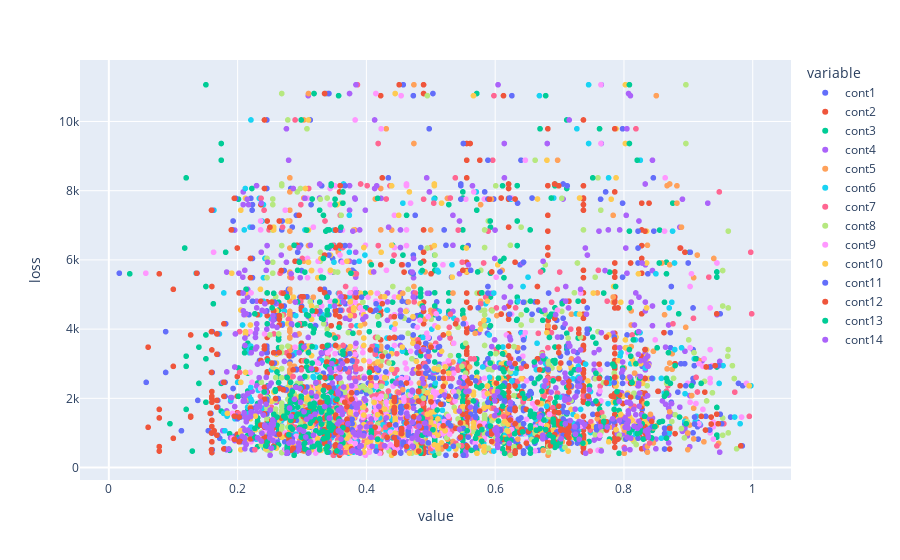

Notebook source saved alongside this figure:
### Markdown cell above
Scatter Plot

### Code cell
fig = go.Figure()
fig = px.scatter(
    data_frame= train_sample_df[CONT_X_Y],
    x= X_CONT,
    y= 'loss',
    render_mode= 'webgl'
)
fig.show()

### Figure 1 — Plotly figure (JSON) as saved in the notebook; plotly's stock layout.template omitted (floating-point values rounded to 4 significant figures; data arrays with more than 128 entries replaced by an {"elided": "..."} marker saying what was removed)
{"data": [{"hovertemplate": "variable=cont1<br>value=%{x}<br>loss=%{y}<extra></extra>", "legendgroup": "cont1", "marker": {"color": "#636efa", "symbol": "circle"}, "mode": "markers", "name": "cont1", "showlegend": true, "type": "scattergl", "x": {"elided": "369 float values"}, "xaxis": "x", "y": {"elided": "369 float values"}, "yaxis": "y"}, {"hovertemplate": "variable=cont2<br>value=%{x}<br>loss=%{y}<extra></extra>", "legendgroup": "cont2", "marker": {"color": "#EF553B", "symbol": "circle"}, "mode": "markers", "name": "cont2", "showlegend": true, "type": "scattergl", "x": {"elided": "369 float values"}, "xaxis": "x", "y": {"elided": "369 float values"}, "yaxis": "y"}, {"hovertemplate": "variable=cont3<br>value=%{x}<br>loss=%{y}<extra></extra>", "legendgroup": "cont3", "marker": {"color": "#00cc96", "symbol": "circle"}, "mode": "markers", "name": "cont3", "showlegend": true, "type": "scattergl", "x": {"elided": "369 float values"}, "xaxis": "x", "y": {"elided": "369 float values"}, "yaxis": "y"}, {"hovertemplate": "variable=cont4<br>value=%{x}<br>loss=%{y}<extra></extra>", "legendgroup": "cont4", "marker": {"color": "#ab63fa", "symbol": "circle"}, "mode": "markers", "name": "cont4", "showlegend": true, "type": "scattergl", "x": {"elided": "369 float values"}, "xaxis": "x", "y": {"elided": "369 float values"}, "yaxis": "y"}, {"hovertemplate": "variable=cont5<br>value=%{x}<br>loss=%{y}<extra></extra>", "legendgroup": "cont5", "marker": {"color": "#FFA15A", "symbol": "circle"}, "mode": "markers", "name": "cont5", "showlegend": true, "type": "scattergl", "x": {"elided": "369 float values"}, "xaxis": "x", "y": {"elided": "369 float values"}, "yaxis": "y"}, {"hovertemplate": "variable=cont6<br>value=%{x}<br>loss=%{y}<extra></extra>", "legendgroup": "cont6", "marker": {"color": "#19d3f3", "symbol": "circle"}, "mode": "markers", "name": "cont6", "showlegend": true, "type": "scattergl", "x": {"elided": "369 float values"}, "xaxis": "x", "y": {"elided": "369 float values"}, "yaxis": "y"}, {"hovertemplate": "variable=cont7<br>value=%{x}<br>loss=%{y}<extra></extra>", "legendgroup": "cont7", "marker": {"color": "#FF6692", "symbol": "circle"}, "mode": "markers", "name": "cont7", "showlegend": true, "type": "scattergl", "x": {"elided": "369 float values"}, "xaxis": "x", "y": {"elided": "369 float values"}, "yaxis": "y"}, {"hovertemplate": "variable=cont8<br>value=%{x}<br>loss=%{y}<extra></extra>", "legendgroup": "cont8", "marker": {"color": "#B6E880", "symbol": "circle"}, "mode": "markers", "name": "cont8", "showlegend": true, "type": "scattergl", "x": {"elided": "369 float values"}, "xaxis": "x", "y": {"elided": "369 float values"}, "yaxis": "y"}, {"hovertemplate": "variable=cont9<br>value=%{x}<br>loss=%{y}<extra></extra>", "legendgroup": "cont9", "marker": {"color": "#FF97FF", "symbol": "circle"}, "mode": "markers", "name": "cont9", "showlegend": true, "type": "scattergl", "x": {"elided": "369 float values"}, "xaxis": "x", "y": {"elided": "369 float values"}, "yaxis": "y"}, {"hovertemplate": "variable=cont10<br>value=%{x}<br>loss=%{y}<extra></extra>", "legendgroup": "cont10", "marker": {"color": "#FECB52", "symbol": "circle"}, "mode": "markers", "name": "cont10", "showlegend": true, "type": "scattergl", "x": {"elided": "369 float values"}, "xaxis": "x", "y": {"elided": "369 float values"}, "yaxis": "y"}, {"hovertemplate": "variable=cont11<br>value=%{x}<br>loss=%{y}<extra></extra>", "legendgroup": "cont11", "marker": {"color": "#636efa", "symbol": "circle"}, "mode": "markers", "name": "cont11", "showlegend": true, "type": "scattergl", "x": {"elided": "369 float values"}, "xaxis": "x", "y": {"elided": "369 float values"}, "yaxis": "y"}, {"hovertemplate": "variable=cont12<br>value=%{x}<br>loss=%{y}<extra></extra>", "legendgroup": "cont12", "marker": {"color": "#EF553B", "symbol": "circle"}, "mode": "markers", "name": "cont12", "showlegend": true, "type": "scattergl", "x": {"elided": "369 float values"}, "xaxis": "x", "y": {"elided": "369 float values"}, "yaxis": "y"}, {"hovertemplate": "variable=cont13<br>value=%{x}<br>loss=%{y}<extra></extra>", "legendgroup": "cont13", "marker": {"color": "#00cc96", "symbol": "circle"}, "mode": "markers", "name": "cont13", "showlegend": true, "type": "scattergl", "x": {"elided": "369 float values"}, "xaxis": "x", "y": {"elided": "369 float values"}, "yaxis": "y"}, {"hovertemplate": "variable=cont14<br>value=%{x}<br>loss=%{y}<extra></extra>", "legendgroup": "cont14", "marker": {"color": "#ab63fa", "symbol": "circle"}, "mode": "markers", "name": "cont14", "showlegend": true, "type": "scattergl", "x": {"elided": "369 float values"}, "xaxis": "x", "y": {"elided": "369 float values"}, "yaxis": "y"}], "layout": {"legend": {"title": {"text": "variable"}, "tracegroupgap": 0}, "margin": {"t": 60}, "xaxis": {"anchor": "y", "domain": [0, 1], "title": {"text": "value"}}, "yaxis": {"anchor": "x", "domain": [0, 1], "title": {"text": "loss"}}}}
